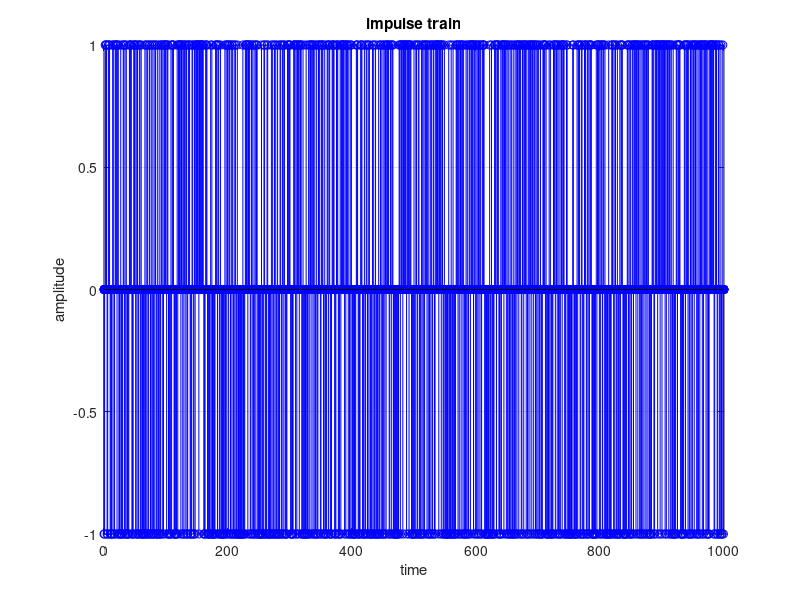
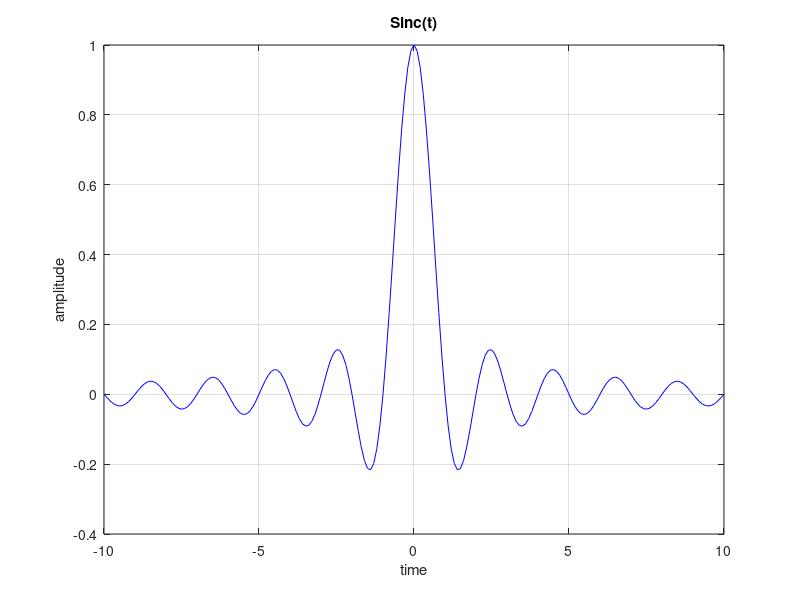
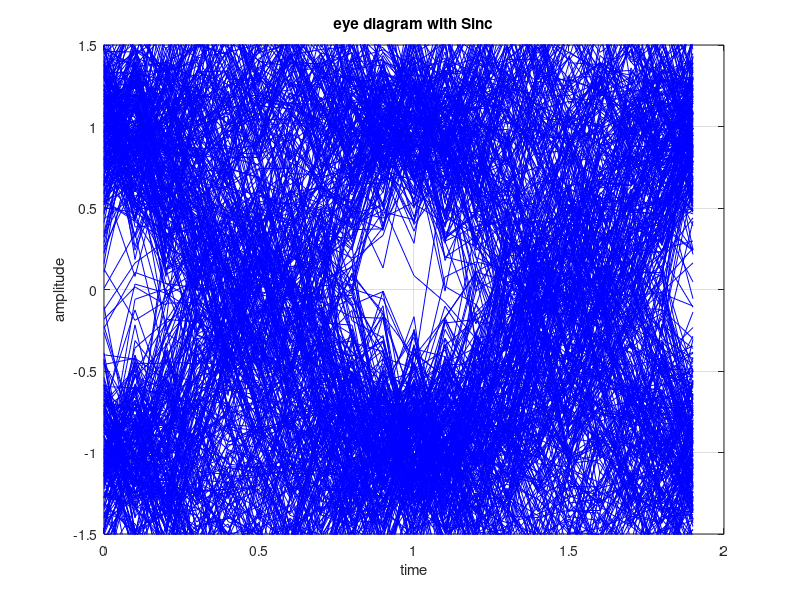
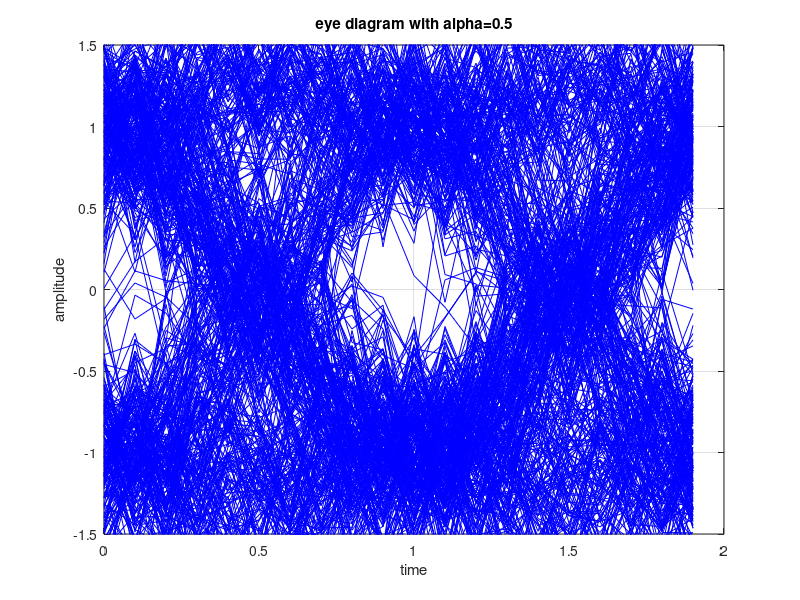

These charts were generated, in order, by the following MATLAB code:
% Script for plotting the eye diagram where transmit filtering
% is performed by raised cosine filtering with alpha=0.5, alpha=1.

clear 
N  = 10^3; % number of symbols
am = 2*(rand(1,N)>0.5)-1 ;% generating random binary sequence
fs = 10; % sampling frequency in Hz

% defining the sinc filter
sincNum = sin(pi*[-fs:1/fs:fs]); % numerator of the sinc function
sincDen = (pi*[-fs:1/fs:fs]); % denominator of the sinc function
sincDenZero = find(abs(sincDen) < 10^-10);
sincOp = sincNum./sincDen;
sincOp(sincDenZero) = 1; % sin(pix/(pix) =1 for x =0

% raised cosine filter
alpha = 0.5;
cosNum = cos(alpha*pi*[-fs:1/fs:fs]);
cosDen = (1-(2*alpha*[-fs:1/fs:fs]).^2);
cosDenZero = find(abs(cosDen)<10^-10);
cosOp = cosNum./cosDen;
cosOp(cosDenZero) = pi/4;

gt_alpha5 = sincOp.*cosOp;

alpha = 1;
cosNum = cos(alpha*pi*[-fs:1/fs:fs]);
cosDen = (1-(2*alpha*[-fs:1/fs:fs]).^2);
cosDenZero = find(abs(cosDen)<10^-10);
cosOp = cosNum./cosDen;
cosOp(cosDenZero) = pi/4;
gt_alpha1 = sincOp.*cosOp;

% upsampling the transmit sequence 
amUpSampled = [am;zeros(fs-1,length(am))];
amU = amUpSampled(:).';
%amU = amU + 0.1.*randn(1,N*fs);

% filtered sequence
st_alpha0 = conv(amU,sincOp);
st_alpha5 = conv(amU,gt_alpha5);
st_alpha1 = conv(amU,gt_alpha1);

% taking only the first 10000 samples 

Eb = 1;
N0 = Eb/(10^(10/10));
AWGN = sqrt(N0)*randn(1,N*fs);
st_alpha0 = st_alpha0([1:10000]) + AWGN;
st_alpha5 = st_alpha5([1:10000]) + AWGN;
st_alpha1 = st_alpha1([1:10000]) + AWGN; 

st_alpha0_reshape = reshape(st_alpha0,fs*2,N*fs/20).';
st_alpha5_reshape = reshape(st_alpha5,fs*2,N*fs/20).';
st_alpha1_reshape = reshape(st_alpha1,fs*2,N*fs/20).';

close all
figure;
stem([0:1/fs:N-1/fs],amU, 'b');   
title('impulse train');
xlabel('time')
ylabel('amplitude') 
grid on

figure;
plot([-fs:1/fs:fs],sincOp,'b');   
title('Sinc(t)');
xlabel('time')
ylabel('amplitude') 
grid on

figure;
plot([0:1/fs:1.99],st_alpha0_reshape.','b');   
title('eye diagram with Sinc');
xlabel('time')
ylabel('amplitude') 
axis([0 2 -1.5 1.5])
grid on

figure;
plot([0:1/fs:1.99],real(st_alpha5_reshape).','b');   
title('eye diagram with alpha=0.5');
xlabel('time')
ylabel('amplitude') 
axis([0 2 -1.5 1.5])
grid on

figure;
plot([0:1/fs:1.99],real(st_alpha1_reshape).','b');  
title('eye diagram with alpha=1') 
xlabel('time')
ylabel('amplitude') 
axis([0 2 -1.5 1.5 ])
grid on